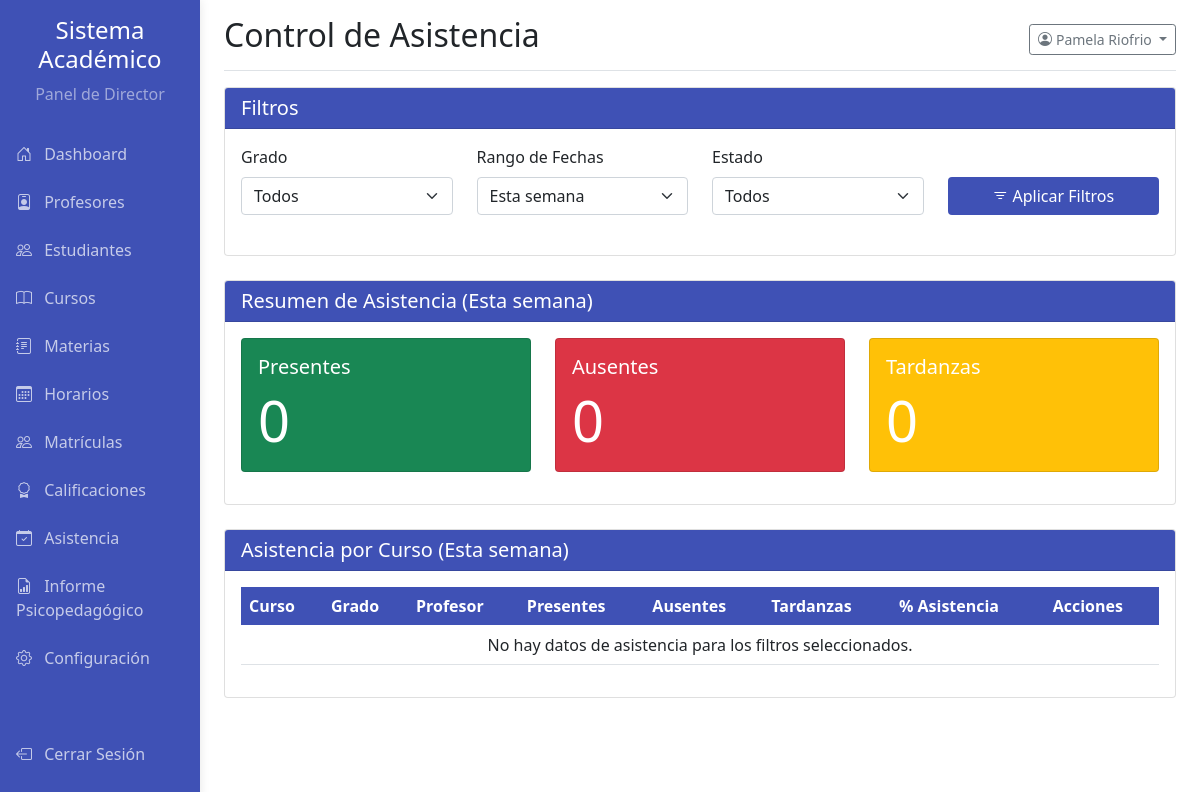
The page /pages/director_asistencia.php (signed in) on the database as committed earlier.
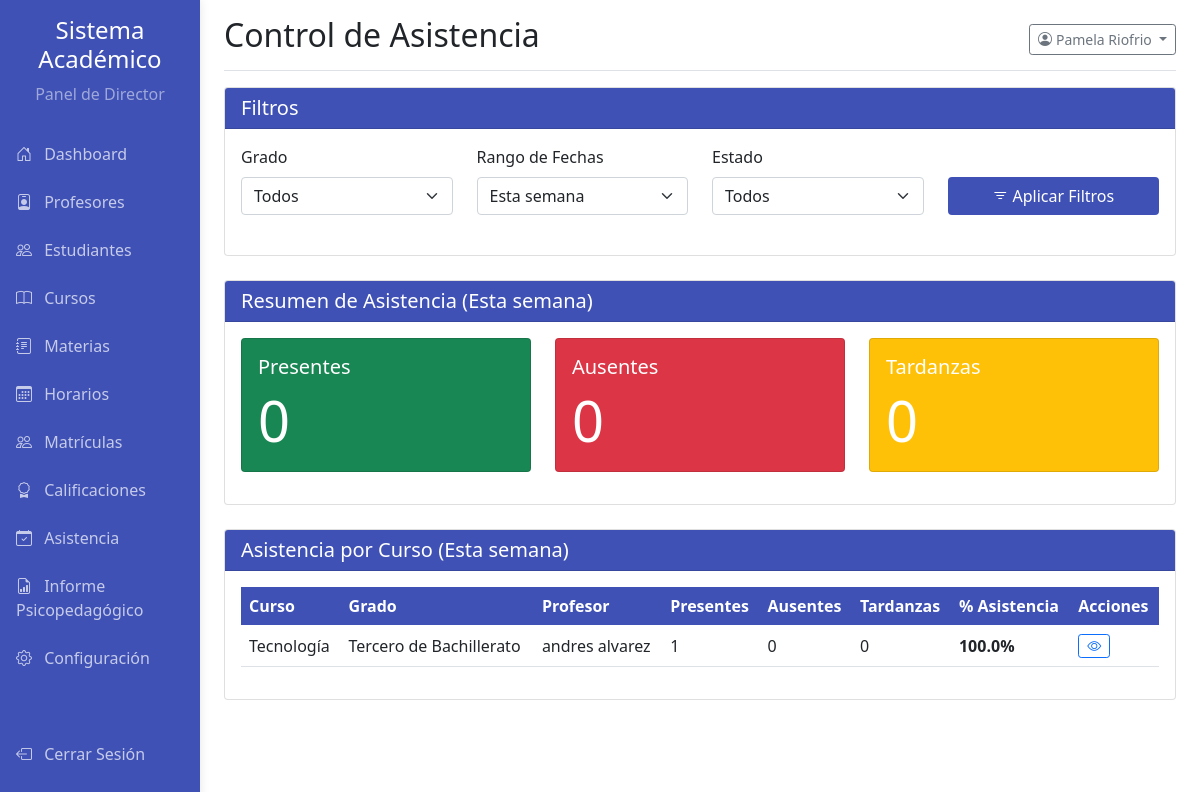
The same page on the database as committed later.
### tables this page shows
CREATE TABLE `cursos` (
  `id` int(11) NOT NULL,
  `codigo` varchar(50) NOT NULL,
  `nombre` varchar(150) NOT NULL,
  `grado_id` int(11) NOT NULL,
  `seccion` char(1) NOT NULL,
  `profesor_id` int(11) NOT NULL,
  `materia_id` int(11) NOT NULL,
  `capacidad` int(11) NOT NULL,
  `creditos` int(11) NOT NULL,
  `descripcion` text DEFAULT NULL,
  `fecha_inicio` date DEFAULT NULL,
  `fecha_fin` date DEFAULT NULL,
  `estatus` enum('Activo','Inactivo','Pendiente') NOT NULL DEFAULT 'Activo'
);

CREATE TABLE `materias` (
  `id` int(11) NOT NULL,
  `nombre` varchar(100) NOT NULL
);

CREATE TABLE `grados` (
  `id` int(11) NOT NULL,
  `nombre` varchar(100) NOT NULL,
  `nivel` varchar(50) DEFAULT NULL,
  `descripcion` text DEFAULT NULL,
  `estatus` enum('Activo','Inactivo') NOT NULL DEFAULT 'Activo'
);

### pages/director_asistencia.php (the view, shortened to what the changed rows need)
<?php
require_once '../config.php';
$resumen_cursos = [];
$where_clauses_table = [];
$where_clauses_table[] = "a.fecha BETWEEN DATE_SUB(CURDATE(), INTERVAL 30 DAY) AND CURDATE()";
$where_sql_table = " WHERE " . implode(" AND ", $where_clauses_table);
$sql_resumen_cursos = "
    SELECT c.id AS curso_id, m.nombre AS nombre_curso, g.nombre AS nombre_grado,
           CONCAT(u_prof.nombre, ' ', u_prof.apellido) AS nombre_profesor,
           SUM(CASE WHEN a.estado = 'Presente' THEN 1 ELSE 0 END) AS presentes,
           SUM(CASE WHEN a.estado = 'Ausente' THEN 1 ELSE 0 END) AS ausentes,
           SUM(CASE WHEN a.estado = 'Tarde' THEN 1 ELSE 0 END) AS tardanzas,
           COUNT(a.id) as total_registros
    FROM cursos c
    JOIN grados g ON c.grado_id = g.id
    JOIN materias m ON c.materia_id = m.id
    JOIN profesores p ON c.profesor_id = p.id
    JOIN usuarios u_prof ON p.usuario_id = u_prof.id
    LEFT JOIN matriculas mat ON c.id = mat.curso_id
    LEFT JOIN asistencia a ON mat.id = a.matricula_id
    $where_sql_table AND c.estatus = 'Activo'
    GROUP BY c.id
    ORDER BY g.id, m.nombre
";
$stmt_resumen = $mysqli->prepare($sql_resumen_cursos);
$stmt_resumen->execute();
$result = $stmt_resumen->get_result();
while($row = $result->fetch_assoc()) {
    $resumen_cursos[] = $row;
}
?>
<!DOCTYPE html>
<html lang="es">
<head>
    <link href="../css/bootstrap.min.css" rel="stylesheet">
    <link href="../css/academic.css" rel="stylesheet" type="text/css">
    <link rel="stylesheet" href="https://cdn.jsdelivr.net/npm/bootstrap-icons@1.8.1/font/bootstrap-icons.css">
</head>
<body>
    <div class="container-fluid">
        <div class="row">
            <div class="col-md-9 ms-sm-auto col-lg-10 px-md-4">
                <div class="d-flex justify-content-between flex-wrap flex-md-nowrap align-items-center pt-3 pb-2 mb-3 border-bottom">
                    <h1 class="h2">Control de Asistencia</h1>
                </div>
                <div class="card mb-4">
                    <div class="card-body"><div class="table-responsive">
                        <table class="table table-hover align-middle">
                            <thead class="table-academic">
                                <tr><th>Curso</th><th>Grado</th><th>Profesor</th><th>Presentes</th><th>Ausentes</th><th>Tardanzas</th><th>% Asistencia</th><th>Acciones</th></tr>
                            </thead>
                            <tbody>
                                <?php if(empty($resumen_cursos)): ?>
                                    <tr><td colspan="8" class="text-center">No hay datos de asistencia para los filtros seleccionados.</td></tr>
                                <?php else: ?>
                                    <?php foreach($resumen_cursos as $resumen): ?>
                                    <tr>
                                        <td><?php echo htmlspecialchars($resumen['nombre_curso']); ?></td>
                                        <td><?php echo htmlspecialchars($resumen['nombre_grado']); ?></td>
                                        <td><?php echo htmlspecialchars($resumen['nombre_profesor']); ?></td>
                                        <td><?php echo $resumen['presentes']; ?></td>
                                        <td><?php echo $resumen['ausentes']; ?></td>
                                        <td><?php echo $resumen['tardanzas']; ?></td>
                                        <td>
                                            <?php
                                            $total_asistencias = $resumen['presentes'] + $resumen['tardanzas'];
                                            $porcentaje_asistencia = ($resumen['total_registros'] > 0) ? ($total_asistencias / $resumen['total_registros']) * 100 : 0;
                                            echo '<strong>' . number_format($porcentaje_asistencia, 1) . '%</strong>';
                                            ?>
                                        </td>
                                        <td><button class="btn btn-sm btn-outline-primary" title="Ver Detalles"><i class="bi bi-eye"></i></button></td>
                                    </tr>
                                    <?php endforeach; ?>
                                <?php endif; ?>
                            </tbody>
                        </table>
                    </div></div>
                </div>
            </div>
        </div>
    </div>
</body>
</html>

Rows that differ between the two databases and show on the page:
added cursos: materia.nombre "Tecnología", grado.nombre "Tercero de Bachillerato", nombre_profesor "andres alvarez", presentes "1", ausentes "0", tardanzas "0", porcentaje_asistencia "100.0"
Other text that changed with them:
text no longer shown: "No hay datos de asistencia para los filtros seleccionados."
